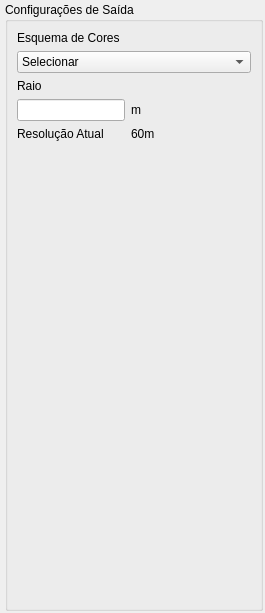
               <widget class="QWidget" name="scroll_area_widget_contents_output">
                <property name="geometry">
                 <rect>
                  <x>0</x>
                  <y>0</y>
                  <width>265</width>
                  <height>613</height>
                 </rect>
                </property>
                <layout class="QVBoxLayout" name="verticalLayout_15">
                 <property name="leftMargin">
                  <number>5</number>
                 </property>
                 <property name="topMargin">
                  <number>2</number>
                 </property>
                 <property name="rightMargin">
                  <number>2</number>
                 </property>
                 <property name="bottomMargin">
                  <number>2</number>
                 </property>
                 <item>
                  <widget class="QGroupBox" name="group_box_output_settings">
                   <property name="title">
                    <string>Configurações de Saída</string>
                   </property>
                   <layout class="QFormLayout" name="formLayout_15">
                    <item row="0" column="0">
                     <widget class="QLabel" name="label_output_colour_scheme">
                      <property name="text">
                       <string>Esquema de Cores</string>
                      </property>
                     </widget>
                    </item>
                    <item row="1" column="0" colspan="2">
                     <widget class="QComboBox" name="combo_box_output_colour_scheme">
                      <item>
                       <property name="text">
                        <string>Selecionar</string>
                       </property>
                      </item>
                      <item>
                       <property name="text">
                        <string>Rainbow</string>
                       </property>
                      </item>
                      <item>
                       <property name="text">
                        <string>Microwave</string>
                       </property>
                      </item>
                      <item>
                       <property name="text">
                        <string>Green</string>
                       </property>
                      </item>
                      <item>
                       <property name="text">
                        <string>Blue</string>
                       </property>
                      </item>
                      <item>
                       <property name="text">
                        <string>Red</string>
                       </property>
                      </item>
                     </widget>
                    </item>
                    <item row="2" column="0">
                     <widget class="QLabel" name="label_output_radius">
                      <property name="text">
                       <string>Raio</string>
                      </property>
                     </widget>
                    </item>
                    <item row="3" column="0">
                     <widget class="QLineEdit" name="input_output_radius"/>
                    </item>
                    <item row="3" column="1">
                     <widget class="QLabel" name="label_output_radius_meters">
                      <property name="text">
                       <string>m</string>
                      </property>
                     </widget>
                    </item>
                    <item row="4" column="0">
                     <widget class="QLabel" name="label_actual_resolution">
                      <property name="text">
                       <string>Resolução Atual</string>
                      </property>
                     </widget>
                    </item>
                    <item row="4" column="1">
                     <widget class="QLabel" name="label_actual_resolution_value">
                      <property name="text">
                       <string>60m</string>
                      </property>
                     </widget>
                    </item>
                   </layout>
                  </widget>
                 </item>
                </layout>
               </widget>
